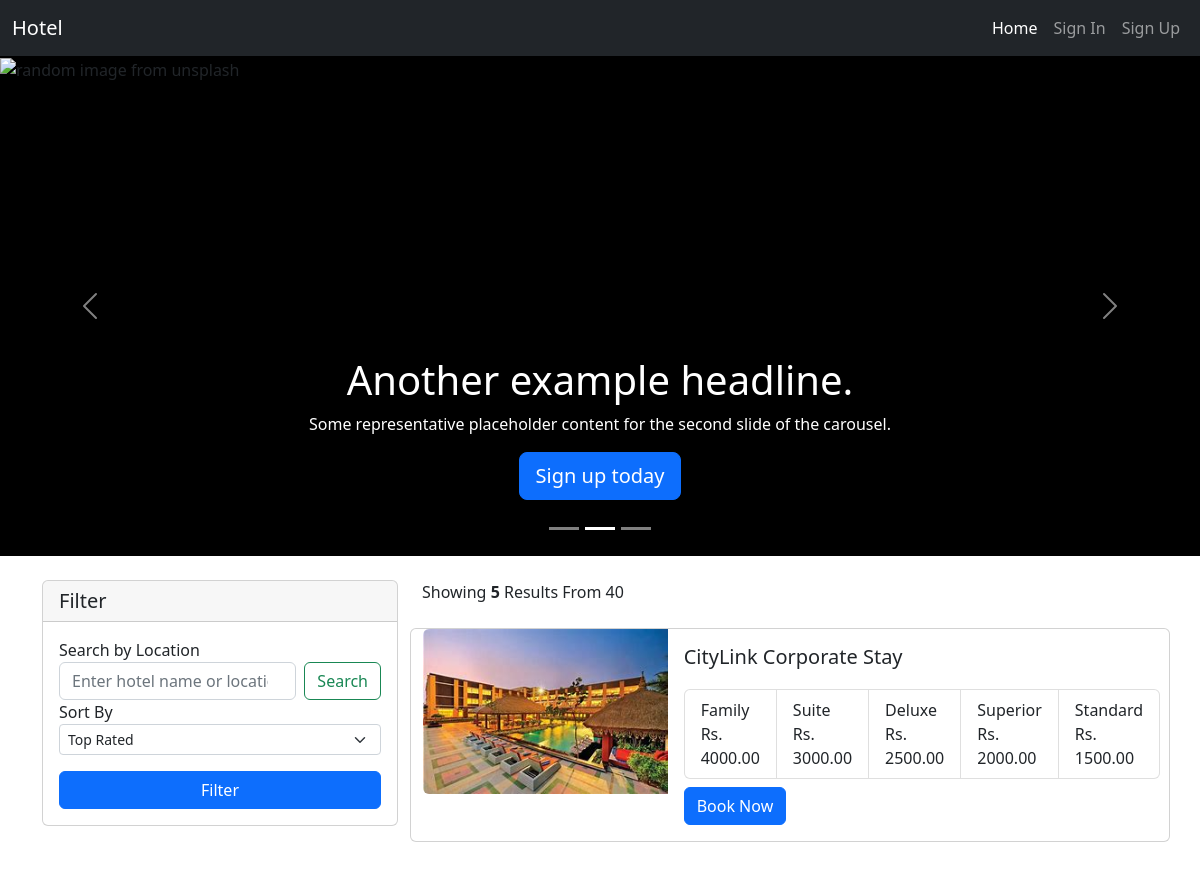
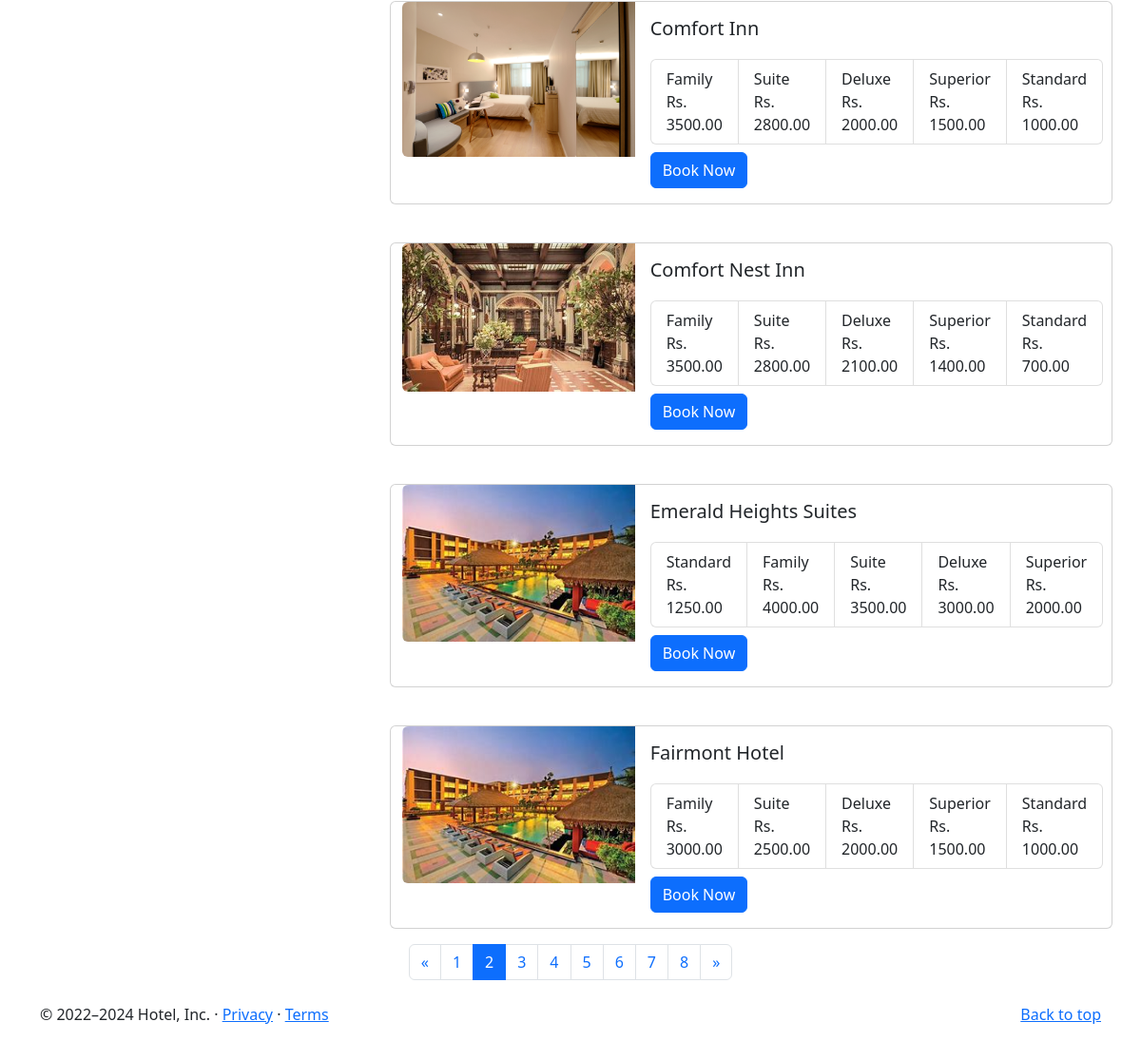
The app's page /?d=10&page=2 with its own data (2 pictures, top to bottom).
### home/models.py (models this page shows, shortened)
class Hotel(models.Model):
    location = models.ForeignKey('home.Location', on_delete=models.CASCADE)
    name            = models.CharField(max_length=100 , unique=True)
    stars           = models.PositiveSmallIntegerField(validators=[MinValueValidator(1),MaxValueValidator(5)])
    is_suspended    = models.BooleanField(default=False)
    is_premium      = models.BooleanField(default=False)
    room_count      = models.PositiveIntegerField(default=0)

class HotelImages(models.Model):
    hotel= models.ForeignKey(Hotel ,related_name="images", on_delete=models.CASCADE)
    images = models.ImageField(upload_to="hotels")

class Room(models.Model):
    class RoomType(models.TextChoices):
        STANDARD = 'Standard'
        SUPERIOR = 'Superior'
        DELUXE = 'Deluxe'
        SUITE = 'Suite'
        FAMILY = 'Family'
    hotel = models.ForeignKey(Hotel, on_delete=models.CASCADE, related_name='rooms')
    amenities = models.ManyToManyField(Amenity, related_name='room', blank=True)  # Many-to-many relation to Amenity
    room_number = models.IntegerField(default=0)
    is_Booked = models.BooleanField(default=False)
    room_type = models.CharField(max_length=100, choices=RoomType.choices)
    price_per_night = models.DecimalField(decimal_places=2, max_digits=10 ,  validators=[MinValueValidator(Decimal('0.01'))])

### home/views.py (the view, shortened to what this page needs)
# urls.py: path('', index, name='index'),
def index(request):
    amenities = Amenity.objects.all()
    hotels = Hotel.objects.all().order_by('name')
    total_hotels = len(hotels)
    sort_by = request.GET.get('sortSelect')
    search = request.GET.get('searchInput')
    price = request.GET.get('price')
    if sort_by:
        if sort_by == 'low_to_high':
            hotels = hotels.annotate(min_price=Min('rooms__price_per_night')).order_by('min_price')
        elif sort_by == 'high_to_low':
            hotels = hotels.annotate(max_price=Max('rooms__price_per_night')).order_by('-max_price')
    hotels = hotels.distinct()
    p = Paginator(hotels, 5)
    page_no = request.GET.get('page')
    hotels = p.get_page(1)
    if page_no:
        hotels = p.get_page(page_no)
    no_of_pages = list(range(1, p.num_pages + 1))
    date = datetime.today().strftime('%Y-%m-%d')
    context = {
        'hotels': hotels,
        'sort_by': sort_by,
        'search': search,
        'no_of_pages': no_of_pages,
        'max_price': price,
        'date': date,
        'total_hotels': total_hotels
    }
    return render(request, 'home/index.html', context)

### home/templatetags/coustom_tags.py (called while the page is built)
def  modify_url(value):
    if value == '/':
        value += "?d=10"
    return value

@register.filter
def unique_room_types_with_prices(rooms):
    unique_rooms = {}
    for room in rooms:
        if room.room_type not in unique_rooms:
            unique_rooms[room.room_type] = room.price_per_night
    return list(unique_rooms.items())

### templates/home/index.html (shortened to what this page needs)
{% extends 'home/base.html' %}
{% load coustom_tags %}
{% block body %}
<main>
    <div id="myCarousel" class="carousel slide" data-bs-ride="carousel">
        <div class="carousel-indicators">
            <button type="button" data-bs-target="#myCarousel" data-bs-slide-to="0" class="" aria-label="Slide 1"></button>
            <button type="button" data-bs-target="#myCarousel" data-bs-slide-to="1" aria-label="Slide 2" class="active" aria-current="true"></button>
            <button type="button" data-bs-target="#myCarousel" data-bs-slide-to="2" aria-label="Slide 3" class=""></button>
        </div>
        <div class="carousel-inner">
            <div class="carousel-item active">
                <img src="https://unsplash.it/1400/500/?hotel" alt="random image from unsplash">
                <div class="container">
                    <div class="carousel-caption">
                        <h1>Another example headline.</h1>
                        <p>Some representative placeholder content for the second slide of the carousel.</p>
                        <p><a class="btn btn-lg btn-primary" href="{% url 'signup' %}">Sign up today</a></p>
                    </div>
                </div>
            </div>
        </div>
        <button class="carousel-control-prev" type="button" data-bs-target="#myCarousel" data-bs-slide="prev">
            <span class="carousel-control-prev-icon" aria-hidden="true"></span>
        </button>
        <button class="carousel-control-next" type="button" data-bs-target="#myCarousel" data-bs-slide="next">
            <span class="carousel-control-next-icon" aria-hidden="true"></span>
        </button>
    </div>
    <main>
        <div class="container mt-4">
            <div class="row margin-auto">
                <div class="col-4">
                    <div class="card">
                        <h5 class="card-header">Filter</h5>
                        <div class="card-body">
                            <form action="" class="iform-group">
                                <label for="Search ">
                                    Search by Location
                                </label>
                                <div class="d-flex mb-3ammeni">
                                    <input class="form-control me-2" type="search" placeholder="Enter hotel name or location"
                                        aria-label="Search" id="searchInput" name="searchInput" >
                                    <button class="btn btn-outline-success" id="searchBtn" type="submit">Search</button>
                                </div>
                                <label for="sortSelect ">
                                    Sort By
                                </label>
                                <div class="mb-3">
                                    <select class="form-select form-select-sm" aria-label=".form-select-sm example"
                                        id="sortSelect" name="sortSelect">
                                        <option value="rated" {% if sort_by == "rated" %}{% endif %}>Top Rated</option>
                                    </select>
                                </div>
                                <div class="d-grid">
                                    <button class="btn btn-primary d-block" type="submit">
                                        Filter
                                    </button>
                                </div>
                            </form>
                        </div>
                    </div>
                </div>
                <div class="col-8 ">
                    <div class="col-5">
                        Showing <span class="fw-bold">{{hotels|length}}</span> Results From {{total_hotels}}
                    </div>
                    <div class="row">
                        {% for hotel in hotels.object_list %}
                        <div class="card mb-3 mt-4" style="max-width: 1000px;">
                            <div class="row g-0">
                                <div class="col-md-4">
                                    <a href="/hotel/{{hotel.id}}">
                                        <img src="/media/{{hotel.images.first.images}}" class="img-fluid rounded-start" alt="...">
                                    </a>
                                </div>
                                <div class="col-md-8">
                                    <div class="card-body">
                                        <h5 class="card-title">{{hotel.name}}</h5>
                                        <ul class="list-group list-group-horizontal">
                                            {% for room_type, price in hotel.rooms.all|unique_room_types_with_prices %}
                                            <li class="list-group-item mt-1 mr-1">
                                                {{ room_type|title }} <br> Rs. {{ price }}
                                            </li>
                                            {% endfor %}
                                        </ul>
                                        <a href="/hotel/{{hotel.id}}" class="btn btn-primary mt-2">
                                            Book Now
                                        </a>
                                    </div>
                                </div>
                            </div>
                        </div>
                        {% endfor %}
                    </div>
                </div>
            </div>
        </div>
        <nav>
            <ul class="pagination justify-content-center">
                {% if hotels.has_previous %}
                <li class="page-item">
                    <a class="page-link" href="{{request.get_full_path|modify_url}}&page={{hotels.previous_page_number}}" aria-label="Previous">
                        <span aria-hidden="true">&laquo;</span>
                    </a>
                </li>
                {% endif %}
                {% for i in no_of_pages %}
                <li class="page-item"><a class="page-link {% if i == hotels.number %} active {% endif %}" href="{{request.get_full_path|modify_url}}&page={{i}}"
                >{{i}}</a></li>
                {% endfor %}
                {% if hotels.has_next %}
                <li class="page-item">
                    <a class="page-link" href="{{request.get_full_path|modify_url}}&page={{hotels.next_page_number}}" aria-label="Next">
                        <span aria-hidden="true">&raquo;</span>
                    </a>
                </li>
                {% endif %}
            </ul>
        </nav>
    </main>
    <footer class="container mt-4 ">
        <p class="float-end"><a href="#">Back to top</a></p>
        <p>© 2022–2024 Hotel, Inc. · <a href="#">Privacy</a> · <a href="#">Terms</a></p>
    </footer>
</main>
{% endblock body %}

### templates/home/index.html (style rules this page uses)
.carousel-item { background-color: rgb(0, 0, 0); height:500px; }

### records on screen
Hotel: images.first.images (picture), name "CityLink Corporate Stay"
Room: rooms "Family", rooms "4000.00"
Room: rooms "Suite", rooms "3000.00"
Room: rooms "Deluxe", rooms "2500.00"
Room: rooms "Superior", rooms "2000.00"
Room: rooms "Standard", rooms "1500.00"
Hotel: images.first.images (picture), name "Comfort Inn"
Room: rooms "Family", rooms "3500.00"
Room: rooms "Suite", rooms "2800.00"
Room: rooms "Deluxe", rooms "2000.00"
Room: rooms "Superior", rooms "1500.00"
Room: rooms "Standard", rooms "1000.00"
Hotel: images.first.images (picture), name "Comfort Nest Inn"
Room: rooms "Family", rooms "3500.00"
Room: rooms "Suite", rooms "2800.00"
Room: rooms "Deluxe", rooms "2100.00"
Room: rooms "Superior", rooms "1400.00"
Room: rooms "Standard", rooms "700.00"
Hotel: images.first.images (picture), name "Emerald Heights Suites"
Room: rooms "Standard", rooms "1250.00"
Room: rooms "Family", rooms "4000.00"
Room: rooms "Suite", rooms "3500.00"
Room: rooms "Deluxe", rooms "3000.00"
Room: rooms "Superior", rooms "2000.00"
Hotel: images.first.images (picture), name "Fairmont Hotel"
Room: rooms "Family", rooms "3000.00"
Room: rooms "Suite", rooms "2500.00"
Room: rooms "Deluxe", rooms "2000.00"
Room: rooms "Superior", rooms "1500.00"
Room: rooms "Standard", rooms "1000.00"

### other values on screen
{{ hotels|length }} "5"
{{ total_hotels }} "40"
{{ i }} "1" "2" "3" "4" "5" "6" "7" "8"
